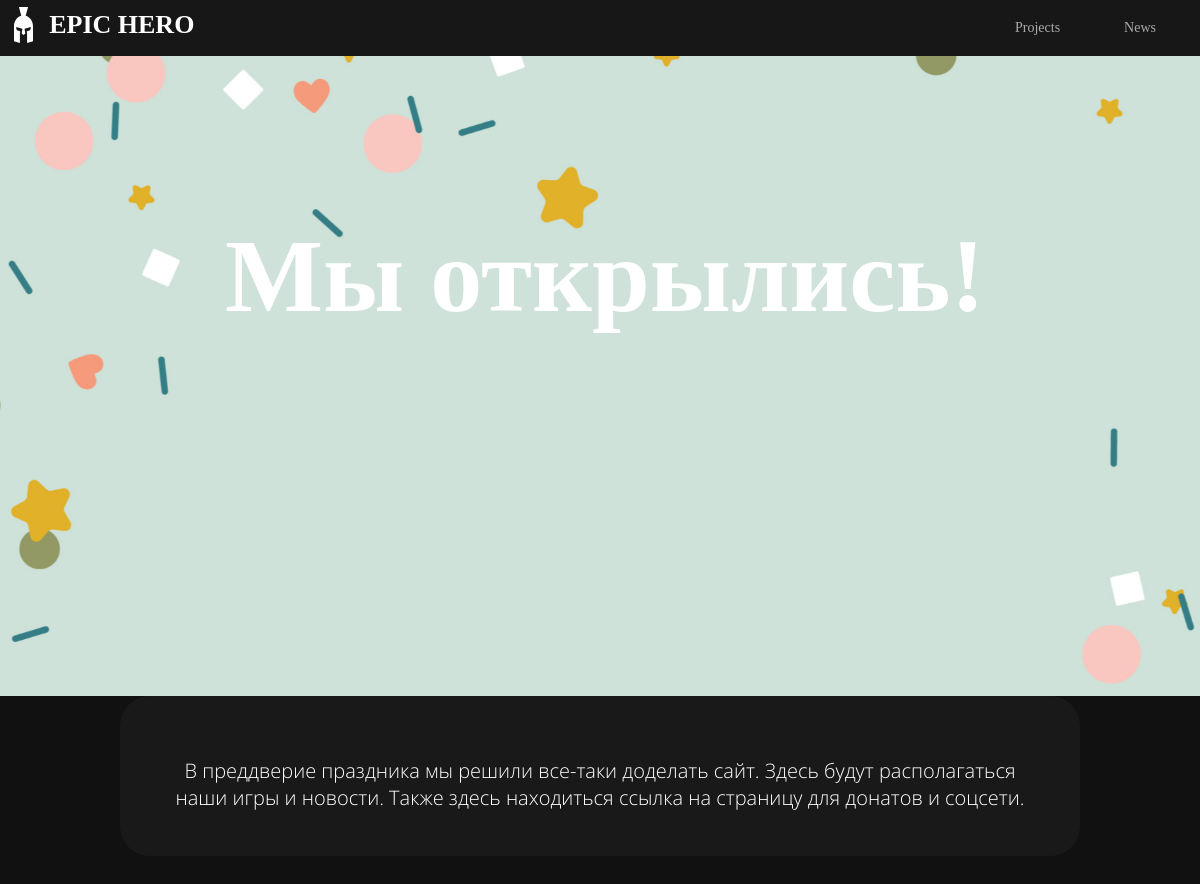
/news/1/, run on an earlier commit of the app's database.
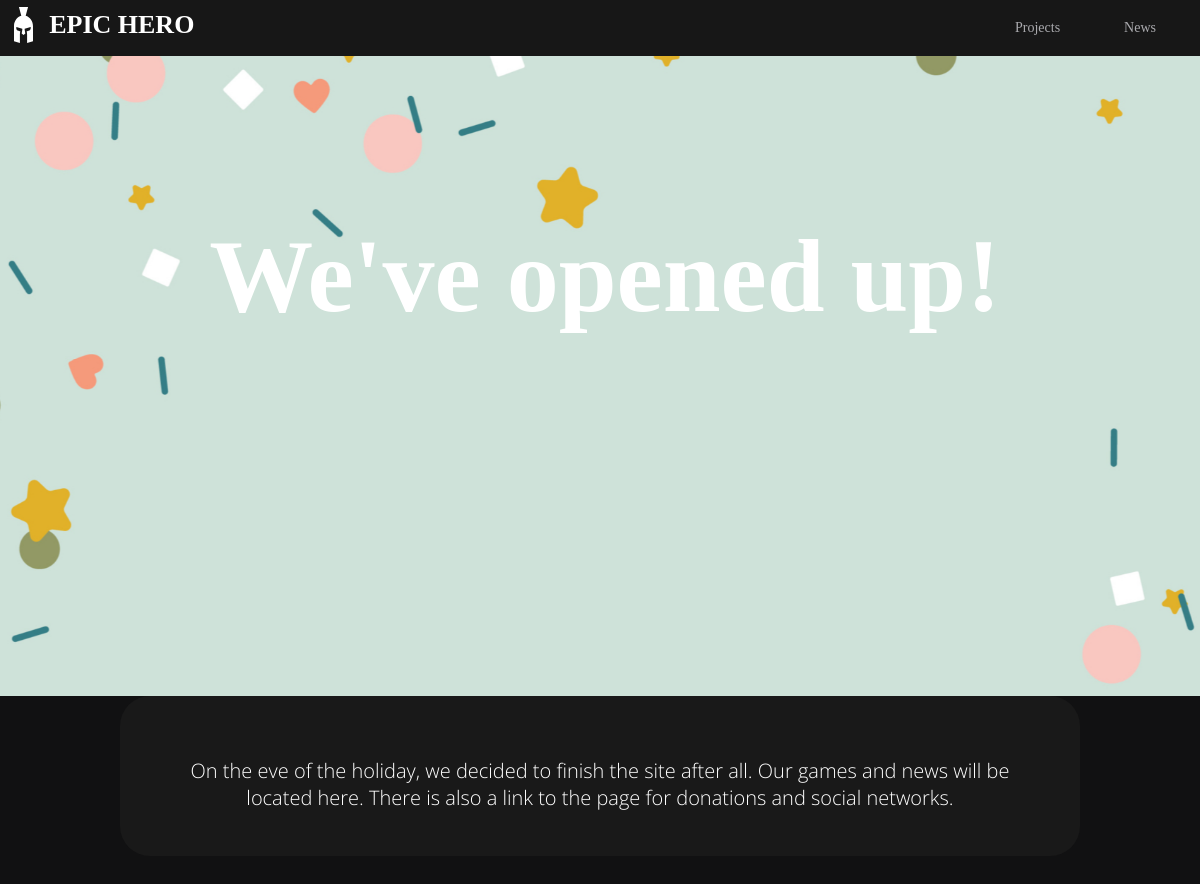
And on a later commit of the database.
### news/models.py (models this page shows, shortened)
class Post(models.Model):
    title = models.CharField(max_length=200)
    date = models.CharField(max_length=100, null=True)
    img = models.ImageField(upload_to='images/', null=True)
    body = models.TextField()
    startPage = models.TextField(null=True)

### news/views.py (the view)
# urls.py: path('news/<int:pk>/', BlogDetailView.as_view(), name='post_detail'), # новое изменение
class BlogDetailView(DetailView): # новое
    model = Post
    template_name = 'post_detail.html'

### news/templates/post_detail.html (shortened to what this page needs)
{% extends "base.html" %}
{% load static %}
{% block content %}
<div class="parallax"><h1>{{ post.title }}</h1></div>
<div class="content">
  <div class="post-entry">
    <p>{{ post.body|safe }}</p>
  </div>
</div>
{% endblock %}

What changed in the data, as far as the page shows it:
changed Post: title "Мы открылись!" → "We've opened up!"; body "В преддверие праздника мы решили все-таки доделать сайт. Здесь будут располагаться наши игры и новости. Также здесь находиться ссылка на страницу для донатов и соцсети." → "On the eve of the holiday, we decided to finish the site after all. Our games and news will be located here. There is also a link to the page for donations and social networks."
